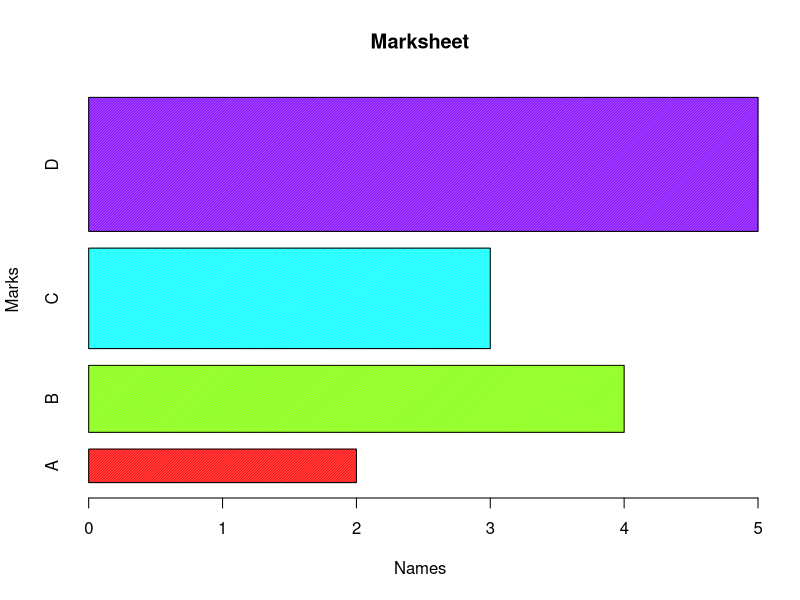
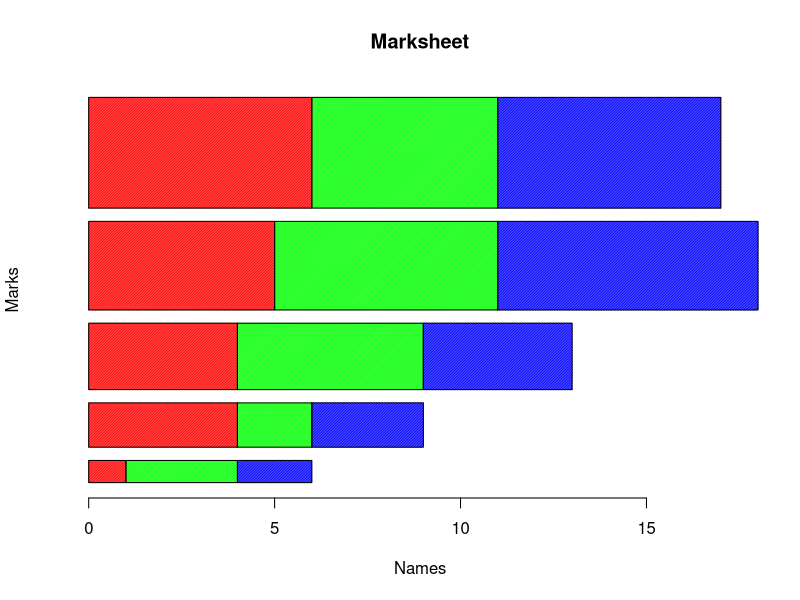

These charts were generated, in order, by the following R code:
x = c("A","B","C","D")

y = c(2,4,3,5)

barplot(y,
        names.arg = x,
        main="Marksheet",
        xlab="Names",
        ylab="Marks",
        col=rainbow(length(x)),
        density = 90,
        angle=45,
        horiz = TRUE,
        width = c(1,2,3,4)
        )

y = c(1,3,2,4,2,3,4,5,4,5,6,7,6,5,6)

y = matrix(y,nrow = 3)
y
barplot(y,
        main="Marksheet",
        xlab="Names",
        ylab="Marks",
        col=rainbow(3),
        density = 90,
        angle=45,
        horiz = TRUE,
        width = c(1,2,3,4,5)
)


